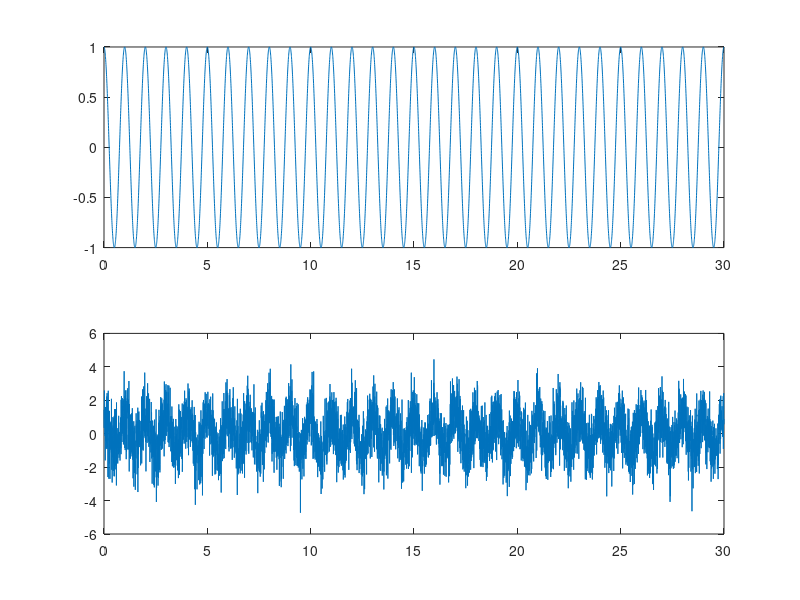
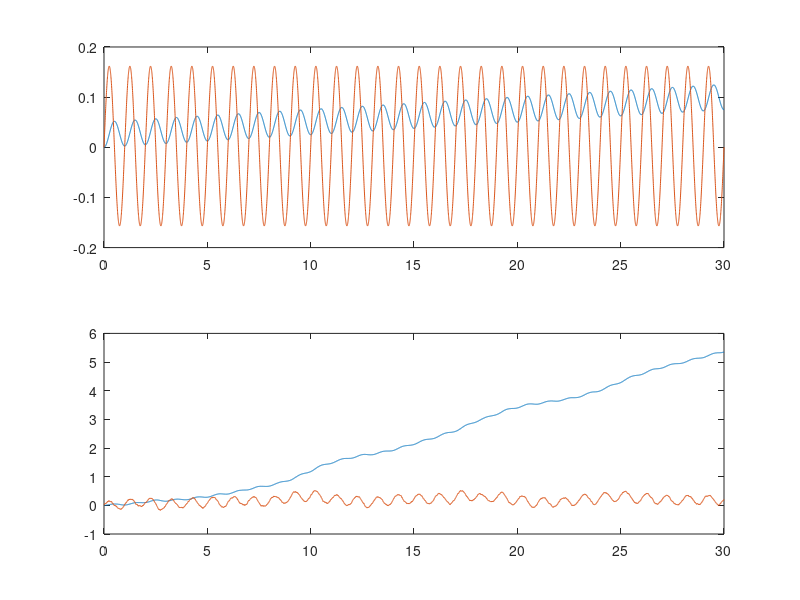

The MATLAB source for these figures, in order:
dt = 1/200;
t = 0:dt:30;
accel_data_clean = cos(2*pi*t);
noisevec = 1*randn(1,length(t));
accel_data_noisy = accel_data_clean + noisevec;
figure
subplot(211)
plot(t,accel_data_clean)
subplot(212)
plot(t,accel_data_noisy)

% x = [p v]'
p0 = 0;
v0 = 0;
x_clean = zeros(2,length(t));
x_clean(:,1) = [p0;v0];
x_noisy = zeros(2,length(t));
x_noisy(:,1) = [p0;v0];
A = [1 dt;0 1];
B = [0.5*dt^2;dt];
for ii = 2:length(t)
    x_noisy(:,ii) = A*x_noisy(:,ii-1)+B*accel_data_noisy(ii-1);
    x_clean(:,ii) = A*x_clean(:,ii-1)+B*accel_data_clean(ii-1);
end
figure
subplot(211)
plot(t,x_clean(1,:),t,x_clean(2,:))
subplot(212)
plot(t,x_noisy(1,:),t,x_noisy(2,:))